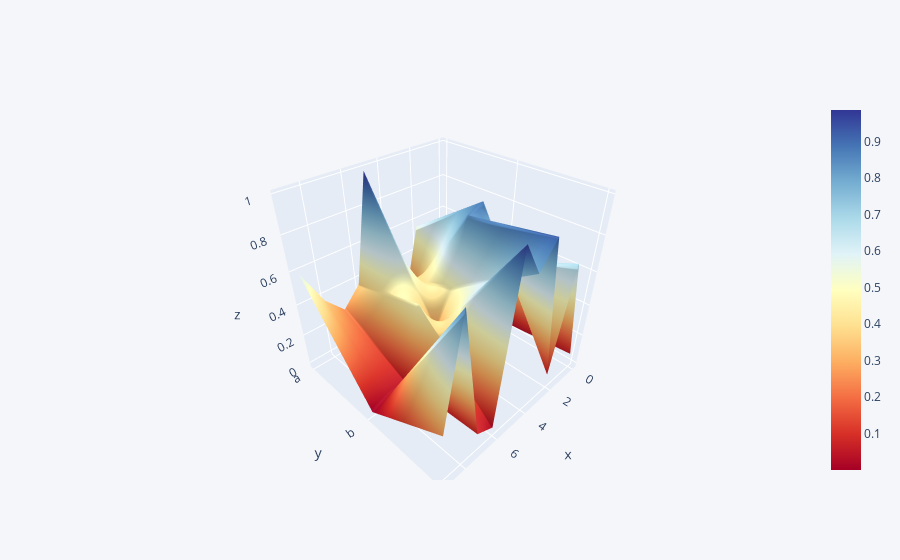

Here is the notebook cell this chart was saved with:
### Code cell
df1.iplot(kind='surface',colorscale='rdylbu')    #here we have the 3D diagram

### Figure 1 — Plotly figure (JSON) as saved in the notebook; plotly's stock layout.template omitted (floating-point values rounded to 4 significant figures)
{"data": [{"colorscale": [[0, "rgb(165,0,38)"], [0.1, "rgb(215,48,39)"], [0.2, "rgb(244,109,67)"], [0.3, "rgb(253,174,97)"], [0.4, "rgb(254,224,144)"], [0.5, "rgb(255,255,191)"], [0.6, "rgb(224,243,248)"], [0.7, "rgb(171,217,233)"], [0.8, "rgb(116,173,209)"], [0.9, "rgb(69,117,180)"], [1, "rgb(49,54,149)"]], "type": "surface", "x": [0, 1, 2, 3, 4, 5, 6, 7, 8, 9], "y": ["a", "b", "c"], "z": [[0.4936, 0.1363, 0.5626, 0.09987, 0.3125, 0.9858, 0.3673, 0.252, 0.3712, 0.5899], [0.02453, 0.502, 0.8786, 0.8417, 0.4724, 0.2677, 0.4952, 0.05436, 0.03632, 0.0009331], [0.06487, 0.6942, 0.06324, 0.9175, 0.7914, 0.9713, 0.03064, 0.0831, 0.8611, 0.2726]]}], "layout": {"legend": {"bgcolor": "#F5F6F9", "font": {"color": "#4D5663"}}, "paper_bgcolor": "#F5F6F9", "plot_bgcolor": "#F5F6F9", "title": {"font": {"color": "#4D5663"}}, "xaxis": {"gridcolor": "#E1E5ED", "showgrid": true, "tickfont": {"color": "#4D5663"}, "title": {"font": {"color": "#4D5663"}, "text": ""}, "zerolinecolor": "#E1E5ED"}, "yaxis": {"gridcolor": "#E1E5ED", "showgrid": true, "tickfont": {"color": "#4D5663"}, "title": {"font": {"color": "#4D5663"}, "text": ""}, "zerolinecolor": "#E1E5ED"}}}
